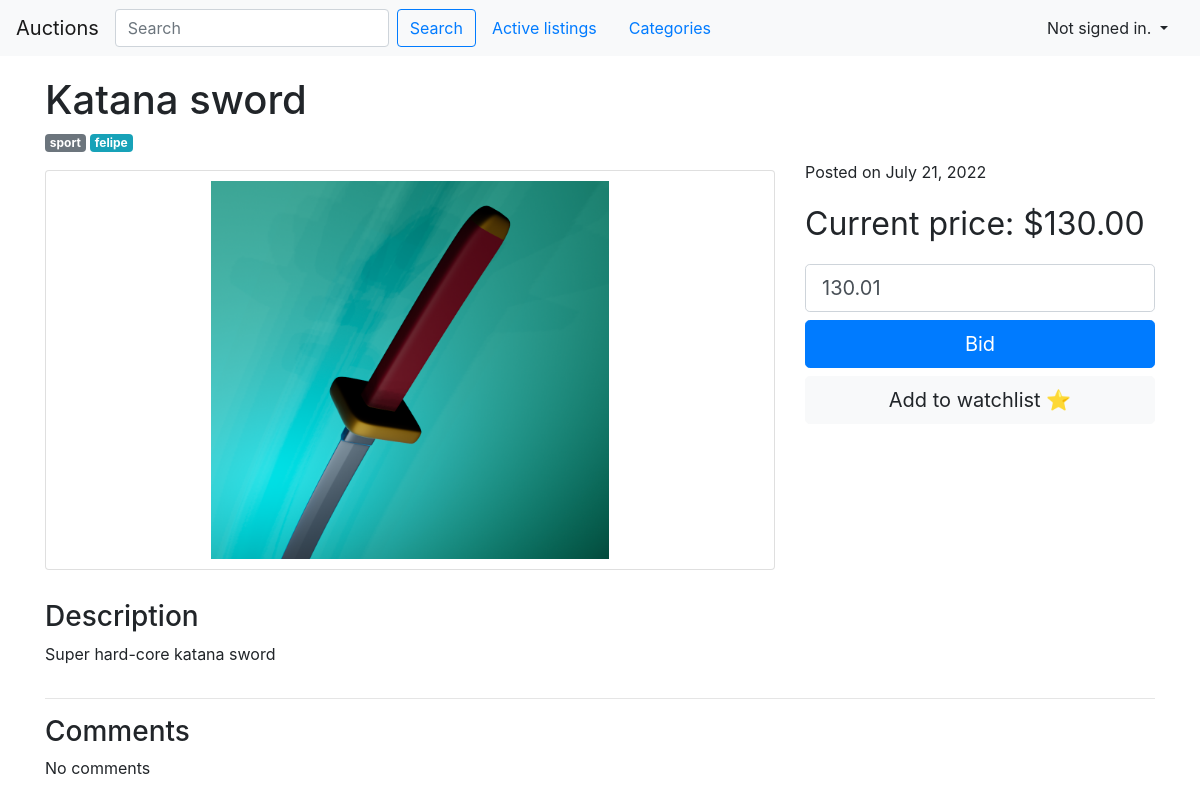
/listings/15, run on an earlier commit of the app's database.
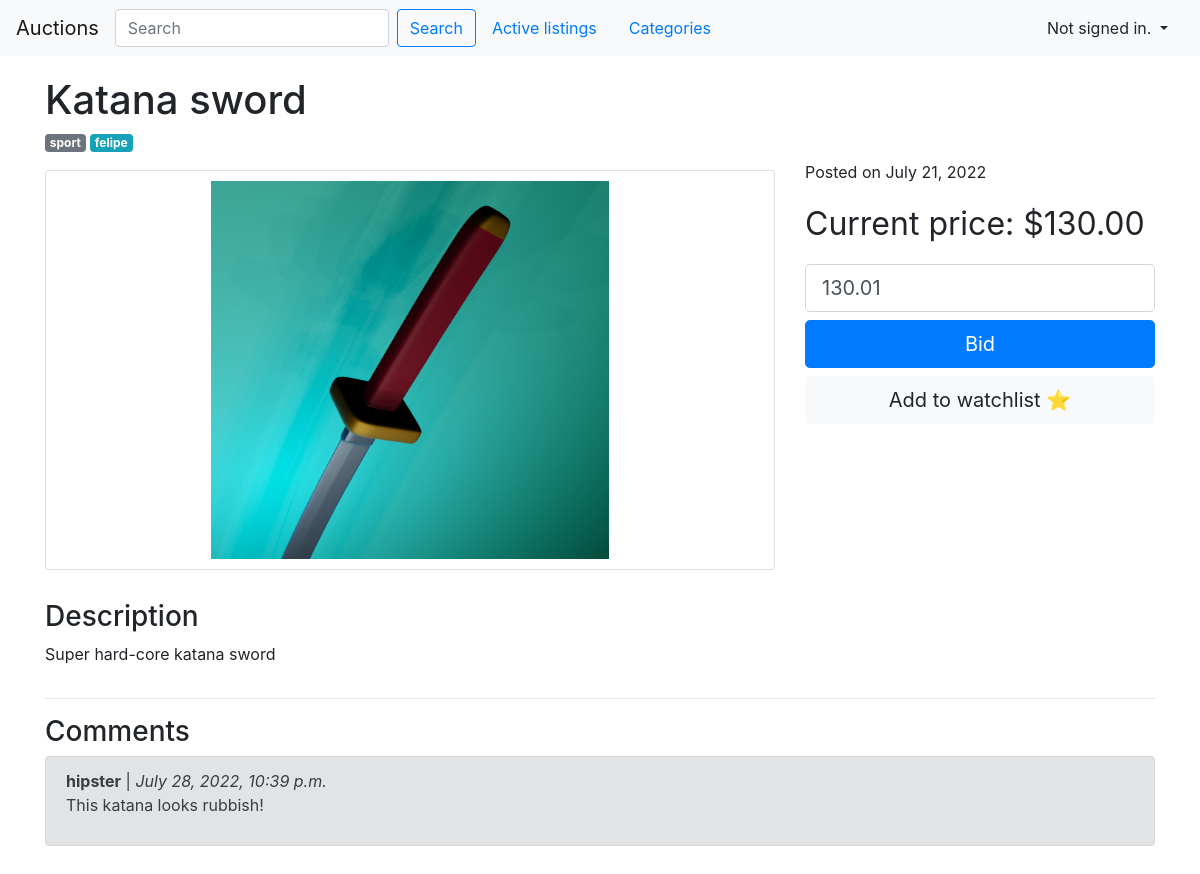
And on a later commit of the database.
### auctions/models.py (models this page shows, shortened)
class Comment(models.Model):
    listing = models.ForeignKey(Listing, on_delete=models.CASCADE)
    owner =  models.ForeignKey(User, on_delete=models.CASCADE, null=True, blank=True)
    author = models.CharField(max_length=200, default="Anonymous")
    body = models.CharField(max_length=500)
    date = models.DateTimeField(auto_now_add=True, editable=False)

### auctions/views.py (the view, shortened to what this page needs)
# urls.py: path("listings/<str:listing_id>", views.listing, name="listing"),
def listing(request, listing_id):
    l = Listing.objects.get(id=listing_id)
    return render(request, "auctions/listing.html", {
        "start_date": l.start_date,
        "owner": l.owner,
        "title": l.title,
        "category": l.category,
        "price": l.price,
        "min_next_price": "{:.2f}".format(l.price + Decimal(0.01)),
        "description": l.description,
        "item_image": l.item_image,
        "comments": l.comment_set.all(),
        "comment_form": CommentForm()
    })

### auctions/forms.py
class CommentForm(forms.ModelForm):
    class Meta:
        model = Comment
        fields = ('body',)
        widgets = {
            'body': forms.Textarea,
        }

### auctions/models.py (called while the page is built)
    def __str__(self):
        return self.username

### auctions/templates/auctions/listing.html (shortened to what this page needs)
{% extends "auctions/layout.html" %}
{% load crispy_forms_tags %}
{% block body %}
<div class="container">
  <h1>{{ title }}</h1>
  <h6><span class="badge badge-secondary">{{category}}</span>
  <span class="badge badge-info">{{ owner }}</span></h6>
    <div class="row">
      <div class="col-lg-8">
        <div class="card" style=" margin: 10px 0; padding:10px; height: 400px;">
          {% if item_image %}
              <img class="individual_listing_image" src="{{ item_image.url }}" alt="">
              {% endif %}
        </div>
      </div>
      <div class="col-lg-4">
          <div class="bidding_pannel">
            <p>Posted on {{ start_date }}</p>
            <p class="individual_listing_price">Current price: ${{ price }}</p>
            <form method="POST">
                {% if user.is_authenticated %}
                  {% if owner != request.user %}
                    <div class="form-group mb-2">
                      <label for="bid_input" class="sr-only">Bid amount</label>
                      <input type="number" id="bid_input" class="form-control form-control-lg"
                      value="{{ min_next_price }}" min="{{ min_next_price }}">
                    </div>
                    <button type="submit" class="btn btn-primary btn-lg btn-block mb-2">Bid</button>
                    <a href="#" class="btn btn-light btn-lg btn-block mb-2">Add to watchlist ⭐ </a>
                  {% else %}
                  <button type="submit" class="btn btn-warning btn-lg btn-block mb-2">Close auction</button>
                  {% endif %}
                {% else %}
                <div class="form-group mb-2">
                  <input type="number" id="bid_input" class="form-control form-control-lg"
                   value="{{ min_next_price }}" min="{{ min_next_price }}">
                </div>
                <a type="button" href="{% url 'login' %}" class="btn btn-primary btn-lg btn-block mb-2">Bid</a>
                <a href="{% url 'login' %}" class="btn btn-light btn-lg btn-block mb-2">Add to watchlist ⭐ </a>
                {% endif %}
            </form>
        </div>
      </div>
    </div>
    <div class="row" style="margin-top:20px;">
        <div class="col-lg-12">
            <h3>Description</h3>
            <p>{{ description }}</p>
        </div>
    </div>
    <hr>
    <div class="row">
      <div class="col-lg-12">
          <span style="display:flex; align-items:center;"><h3>Comments </h3>
          </span>
          <div class="comments_feed">
            {% for comment in comments %}
              <div class="alert alert-secondary" role="alert">
                <span><strong>{{ comment.author }}</strong> |
                <em>{{ comment.date }}</em></span>
                <p>{{ comment.body }}</p>
              </div>
            {% empty %}
              <p>No comments</p>
            {% endfor %}
          </div>
        </div>
    </div>
{% endblock %}

What changed in the data, as far as the page shows it:
added Comment: author "hipster", date "July 28, 2022, 10:39 p.m.", body "This katana looks rubbish!"
Also different on the page:
text no longer shown: "No comments"
